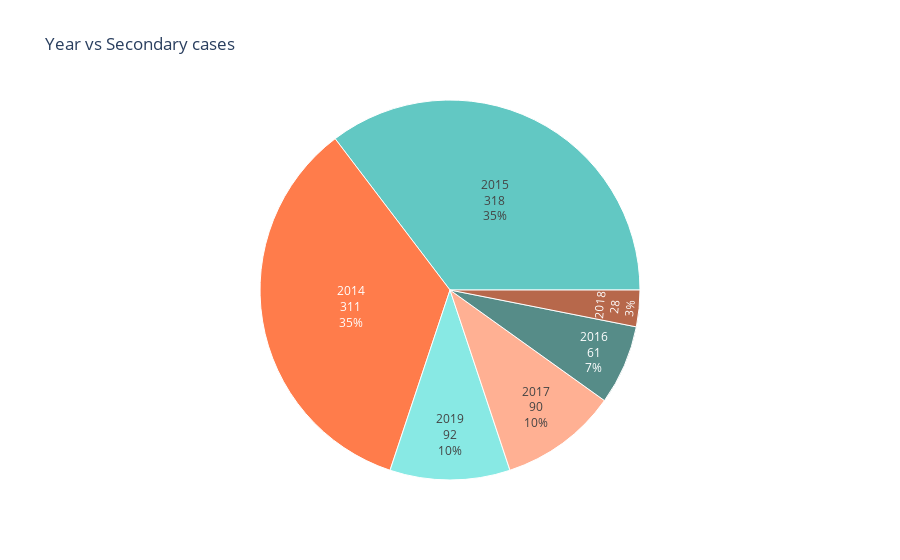

Notebook source saved alongside this figure:
### Code cell
fig = xp.sunburst(demo, path=['Year'], values='No. of secondary cases',
                  color_discrete_sequence=['lightseagreen', 'orangered'], title='Year vs Secondary cases')
fig.data[0].textinfo = 'label+text+value+percent root'
fig.show()

### Figure 1 — Plotly figure (JSON) as saved in the notebook; plotly's stock layout.template omitted (floating-point values rounded to 4 significant figures)
{"data": [{"branchvalues": "total", "domain": {"x": [0, 1], "y": [0, 1]}, "hovertemplate": "labels=%{label}<br>No. of secondary cases=%{value}<br>parent=%{parent}<br>id=%{id}<extra></extra>", "ids": ["2014", "2015", "2016", "2017", "2018", "2019"], "labels": ["2014", "2015", "2016", "2017", "2018", "2019"], "name": "", "parents": ["", "", "", "", "", ""], "textinfo": "label+text+value+percent root", "type": "sunburst", "values": [311, 318, 61, 90, 28, 92]}], "layout": {"legend": {"tracegroupgap": 0}, "sunburstcolorway": ["lightseagreen", "orangered"], "title": {"text": "Year vs Secondary cases"}}}
